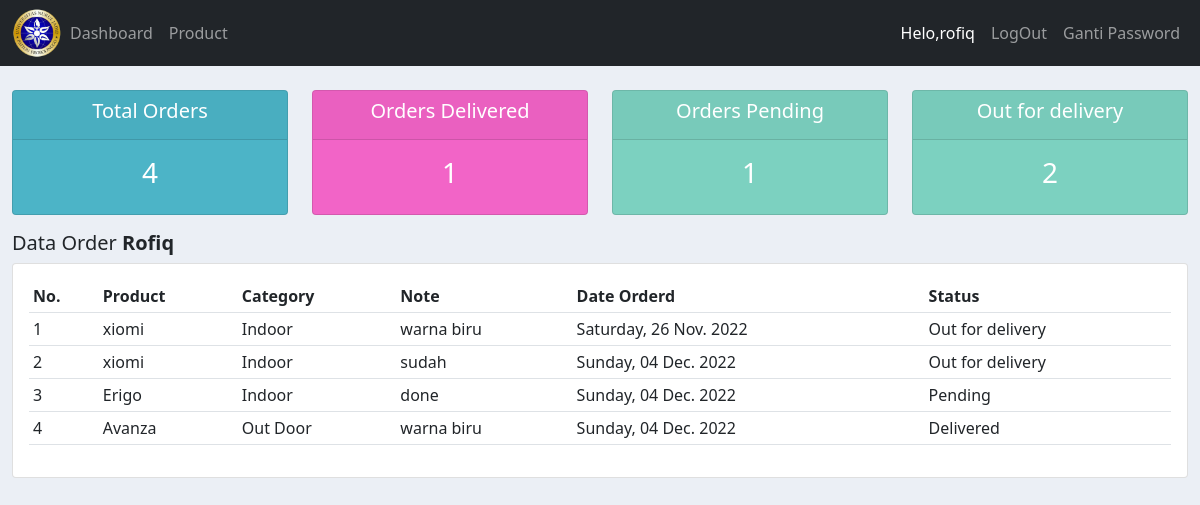
Page /user/ (signed in) on the committed database.
### rofiq/models.py (models this page shows, shortened)
class Order(models.Model):
       STATUS=(
              ('Pending', 'Pending'),
              ('Out for delivery' , 'Out for delivery'),
              ('Delivered', 'Delivered'),
       )
       custumer = models.ForeignKey(Custumer, null=True, on_delete=models.SET_NULL)
       product = models.ForeignKey(Product, null=True, on_delete=models.SET_NULL)
       date_created = models.DateTimeField(auto_now_add=True, null=True)
       status = models.CharField(max_length=200, null=True, choices=STATUS)
       note = models.CharField(max_length=200, blank=True, null=True)

class Product(models.Model):
       CATEGORY=(
              ('Indoor', 'Indoor'),
              ('Out Door' , 'Out Door'),
       )
       class Meta:
              verbose_name_plural = "Produk"
       name = models.CharField(max_length=200, blank=True, null=True)
       price = models.IntegerField(blank=True, null=True)
       category = models.CharField(max_length=200, blank=True, null=True, choices=CATEGORY)
       description = models.CharField(max_length=200, blank=True, null=True)
       tag = models.ManyToManyField(Tag)
       date_created= models.DateTimeField(auto_now_add=True, null=True)
       gambar= models.ImageField(upload_to='gambar/produk', blank=True, null=True, verbose_name="Gambar (1200 x 700)")
       def __str__(self):
              return self.name

### rofiq/decorators.py (the view)
        def perubahan_halaman(request, *args, **kwargs):
            group = None
            if request.user.groups.exists():
                group = request.user.groups.all()[0].name
            if group in yang_diizinkan :
                return fungsi_awal(request, *args, **kwargs)
            else:
                return HttpResponse('<h2><center>Anda Tidak Dijikankan Ke Tampilan ini</center></h2>')

### rofiq/views.py (called while the page is built)
@login_required(login_url='login')
@ijinkan_pengguna(yang_diizinkan=['custumer'])
def userPage(request):
    order_custumer = request.user.custumer.order_set.all()
    total_orders = order_custumer.count()
    delivered = order_custumer.filter(status = 'Delivered').count()
    pending = order_custumer.filter(status = 'Pending').count()
    out_delivery = order_custumer.filter(status = 'Out for delivery').count()
    context = {
        'data_order_custumer':order_custumer,
        'data_total_orders': total_orders,
        'data_delivered' : delivered,
        'data_pending' : pending,
        'data_out' : out_delivery,
    }
    return render(request, 'user.html', context)

### rofiq/templates/user.html
{% extends "main.html" %} {% block content %} {% include "data/status.html" %}
<div class="container-fluid">
  <h5>Data Order <b>{{ request.user|capfirst}}</b></h5>
  <div class="row">
    <div class="col-md">
      <div class="card card-body">
        <table class="table table-sm">
          <tr>
            <th>No.</th>
            <th>Product</th>
            <th>Category</th>
            <th>Note</th>
            <th>Date Orderd</th>
            <th>Status</th>
          </tr>
          {% for tampil_order_custumer in data_order_custumer %}
          <tr>
            <td>{{ forloop.counter }}</td>
            <td>{{ tampil_order_custumer.product }}</td>
            <td>{{ tampil_order_custumer.product.category }}</td>
            <td>{{ tampil_order_custumer.note}}</td>
            <td>{{ tampil_order_custumer.date_created|date:"l, d N Y" }}</td>
            <td>{{ tampil_order_custumer.status }}</td>
          </tr>
          {% empty %}
          <tr>
            <td colspan="6" class="text-center">Data Order Kosong</td>
          </tr>
          {% endfor %}
        </table>
      </div>
    </div>
  </div>
</div>
{% endblock content %}

### templates/navbar.html (shortened to what this page needs)
{% load static %}
<nav class="navbar navbar-expand-lg navbar-dark bg-dark">
    <div class="container-fluid">
      <img src="{% static '/images/logo.png' %}" id="logo">
      <div class="collapse navbar-collapse" id="navbarSupportedContent">
        <ul class="navbar-nav me-auto mb-2 mb-lg-0">
          {% if request.user.is_staff %}
            <li class="nav-item">
              <a class="nav-link {% if menu == 'home' %} active {% endif %}" href="{% url 'home' %}">Dashboard</a>
            </li>
            <li class="nav-item">
              <a class="nav-link {% if menu == 'products' %} active {% endif %}" href="{% url 'products' %}">Product</a>
            </li>
            {% else %}
              {% if user.is_authenticated %}
                <a class="nav-link {% if menu == 'settings' %} active {% endif %}" href="{% url 'account-page' %}">Settings</a>
              {% endif %}
          {% endif %}
        </ul>
        <ul class="navbar-nav">
          {% if user.is_authenticated %}
            <li class="nav-item">
              <a class="nav-link active" href="#">Helo,{{ request.user }} </a>
            </li>
            <li class="nav-item">
              <a class="nav-link" href="{% url 'logout' %}">LogOut</a>
            </li>
            <li class="nav-item">
              <a class="nav-link" href="{% url 'password_change' %}">Ganti Password</a>
            </li>
          {% endif %}
        </ul>
      </div>
    </div>
  </nav>

### static/css/main.css (style rules this page uses)
#logo { width: 50px; }
body { background-color: #ebeff5; }

### rows in the picture
Order: product "xiomi", product.category "Indoor", note "warna biru", date_created "Saturday, 26 Nov. 2022", status "Out for delivery"
Order: product "xiomi", product.category "Indoor", note "sudah", date_created "Sunday, 04 Dec. 2022", status "Out for delivery"
Order: product "Erigo", product.category "Indoor", note "done", date_created "Sunday, 04 Dec. 2022", status "Pending"
Order: product "Avanza", product.category "Out Door", note "warna biru", date_created "Sunday, 04 Dec. 2022", status "Delivered"

### other values in the picture
{{ request.user }} "rofiq"
{{ data_total_orders }} "4"
{{ data_delivered }} "1"
{{ data_pending }} "1"
{{ data_out }} "2"
{{ request.user|capfirst }} "Rofiq"
